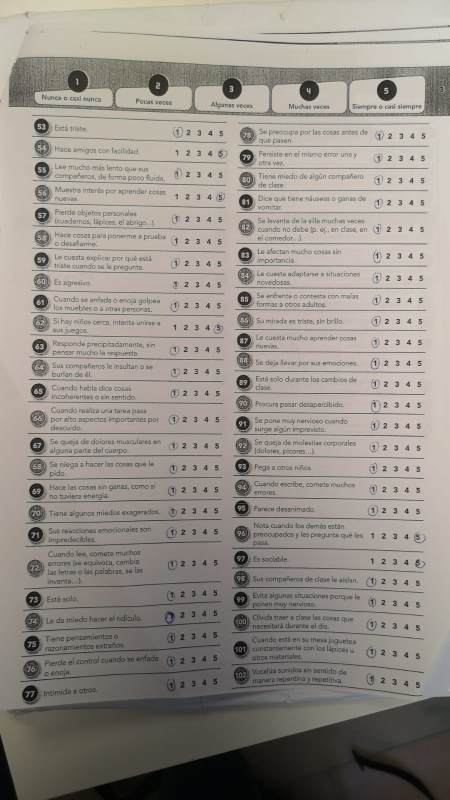
#> input picture archivos/test.jpeg, 899 x 1599 px (shown at 1/2 size)
$ python -i utils.py   (imports and definitions only)
#> lines starting #> are read from the running program, lines starting #| are printed output that depends on the picture
"""Utility functions for image and text processing with Gemini models."""

import pandas as pd
import numpy as np
from PIL import Image
import logging
import io
import os
import time
import random
import json

from google import genai
from google.genai import types

import matplotlib.pyplot as plt
import seaborn as sns

import utils.prompt as prompt

logger = logging.getLogger()
# [1 line not run here, left out]


# [159 lines left out: functions load_image, optimize_image, add_text_context, converse_image_and_text_gemini, process_response, save_response, not called in this run]

>>> result = load_image('../../archivos/test.jpeg')
#> in load_image, img is the input picture: PIL image 899x1599 RGB; mean R, G, B 150.1, 144.2, 137.3
#> in load_image, `left: Image = img.crop((0, 0, mitad, alto))`:
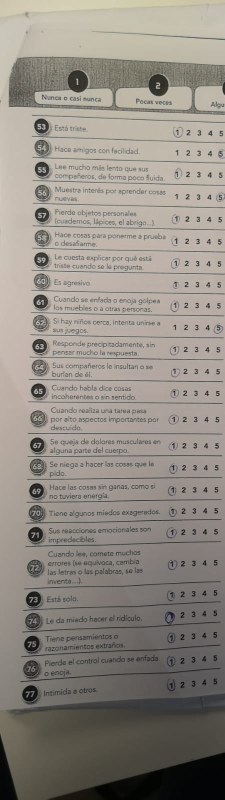
#> left: PIL image 449x1599 RGB (shown at 1/2 size); mean R, G, B 145.4, 139.5, 131.7
#> in load_image, `rigth: Image = img.crop((mitad, 0, ancho, alto))`:
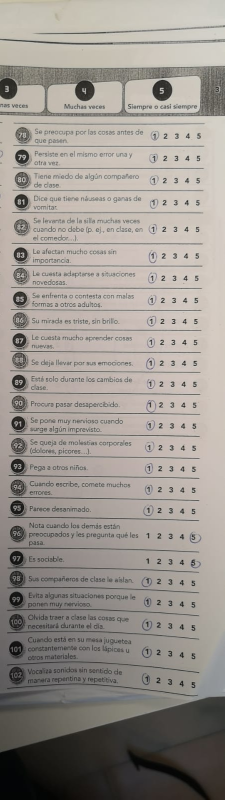
#> rigth: PIL image 450x1599 RGB (shown at 1/2 size); mean R, G, B 154.8, 148.9, 143
